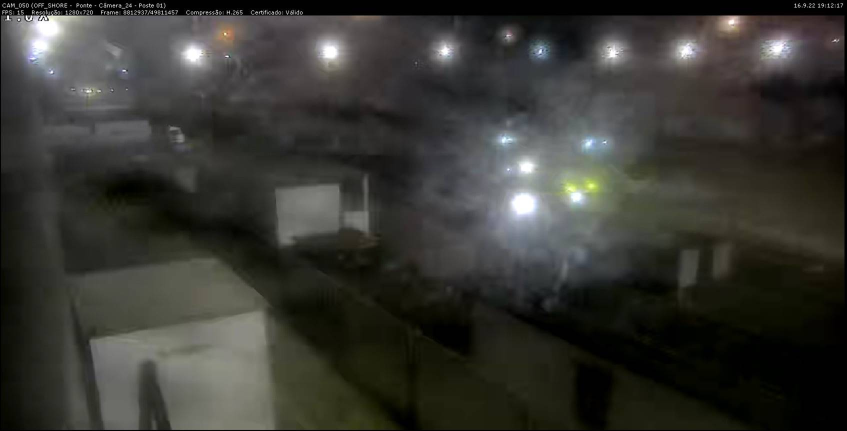
#> input picture imagens_nao_rotuladas/dataset_rotulado/Imagem10.jpg, 1693 x 862 px, found by its file name (shown at 1/2 size); its folder holds only this picture in this run
$ python kmeans.py
#> lines starting #> are read from the running program, lines starting #| are printed output that depends on the picture
# -*- coding: utf-8 -*-
"""
Created on Sat Nov  5 11:29:29 2022

@author: lueli
"""

import numpy as np
import pandas as pd
import matplotlib.pyplot as plt
from mpl_toolkits.mplot3d import Axes3D
from matplotlib import colors
from skimage.color import rgb2gray, rgb2hsv, hsv2rgb
from skimage.io import imread, imshow
from sklearn.cluster import KMeans
import cv2
import os

def image_to_pandas(image):
    df = pd.DataFrame(image.flatten()).T
    return df


def load_images_from_folder(folder):
    images = []
    filenames = []
    for filename in os.listdir(folder):
        img = cv2.imread(os.path.join(folder,filename))
#> img is the input picture: shape (862, 1693, 3); mean B, G, R 50.4, 55.4, 55.5
        if img is not None:
            filenames.append(filename)
            resized1 = cv2.resize(img,(800,1600), interpolation = cv2.INTER_AREA)
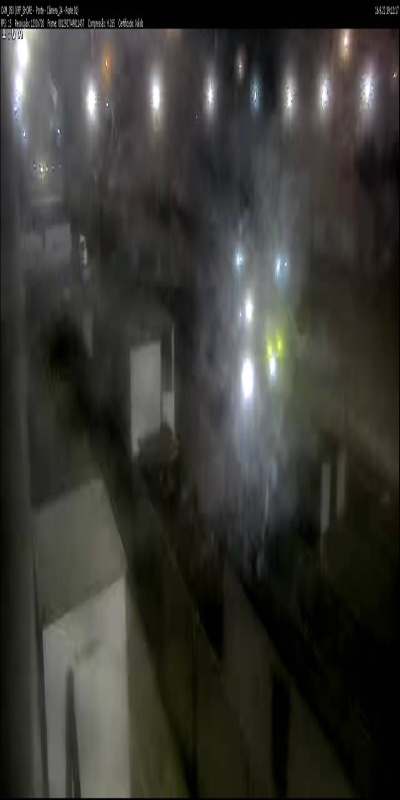
#> resized1: shape (1600, 800, 3) (shown at 1/2 size); mean B, G, R 50.3, 55.4, 55.4
            scale_percent = 60 # percent of original size
            width = int(resized1.shape[1] * scale_percent / 100)
#> width = 480
            height = int(resized1.shape[0] * scale_percent / 100)
#> height = 960
            dim = (width, height)
#> dim = (480, 960)
            resized2 = cv2.resize(resized1, dim, interpolation = cv2.INTER_AREA)
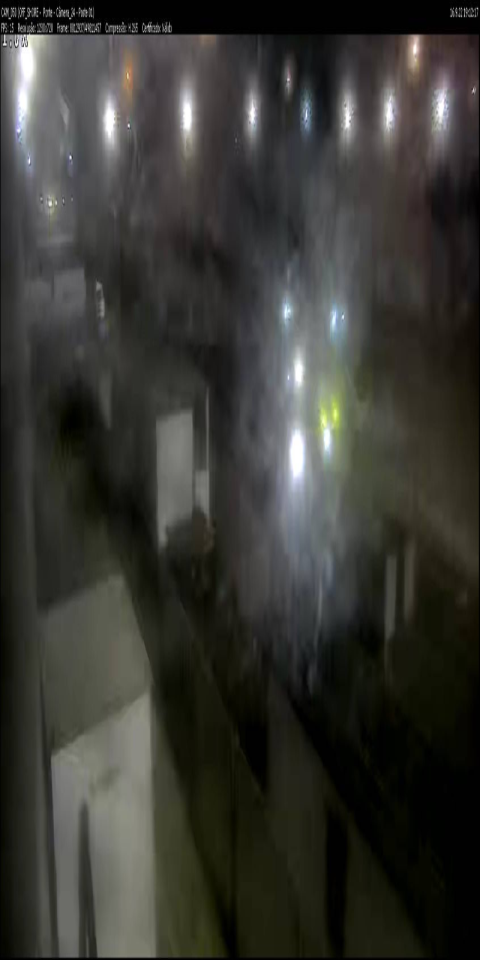
#> resized2: shape (960, 480, 3); mean B, G, R 50.3, 55.4, 55.4
            images.append(resized2.flatten())
    return images,filenames


#df,filenames = load_images_from_folder('C:\\Users\\lueli\\ProjetoPecem\\imagens_nao_rotuladas\\all')

df,filenames = load_images_from_folder('C:\\Users\\lueli\\ProjetoPecem\\imagens_nao_rotuladas\\dataset_rotulado')
#> df = 1 item; filenames = ['Imagem10.jpg']

#> (the run stopped early here; a loop or call above may not have finished)
